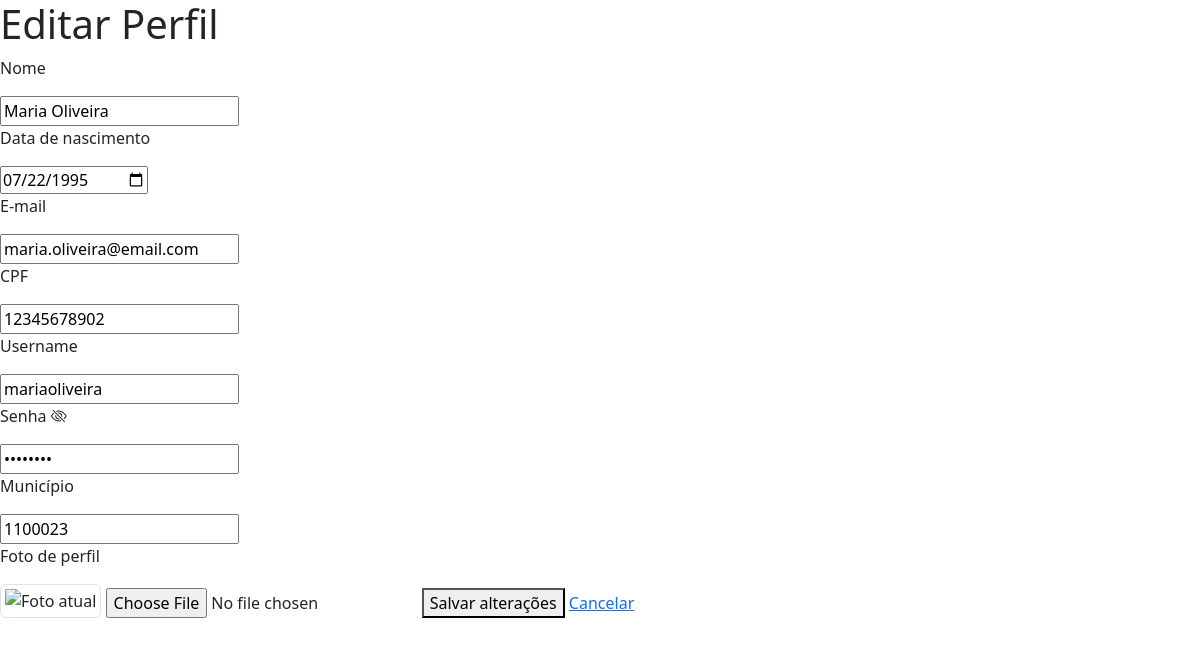
Screenshot of /formCadastro.php?id=2 (signed in) with the database file from the repository.
### tables this page shows
CREATE TABLE IF NOT EXISTS `usuarios` (
  `idUsuario` INT NOT NULL AUTO_INCREMENT,
  `nomeUsuario` VARCHAR(255) NOT NULL,
  `emailUsuario` VARCHAR(255) NOT NULL,
  `dataNascimentoUsuario` DATE NULL DEFAULT NULL,
  `cpfUsuario` CHAR(11) NULL DEFAULT NULL,
  `usernameUsuario` VARCHAR(255) NOT NULL,
  `senhaUsuario` VARCHAR(255) NOT NULL,
  `dataCriacao` DATETIME NULL DEFAULT CURRENT_TIMESTAMP,
  `municipio_codigo` INT NOT NULL,
  `fotoUsuario` VARCHAR(255) NULL DEFAULT NULL,

  PRIMARY KEY (`idUsuario`),

  UNIQUE INDEX `emailUsuario` (`emailUsuario` ASC),
  UNIQUE INDEX `usernameUsuario` (`usernameUsuario` ASC),
  UNIQUE INDEX `cpfUsuario` (`cpfUsuario` ASC),

  INDEX `fk_usuarios_municipios_idx` (`municipio_codigo` ASC),

  CONSTRAINT `fk_usuarios_municipios`
    FOREIGN KEY (`municipio_codigo`)
    REFERENCES `municipios` (`codigo`)

);

### html/formCadastro.php (the view, shortened to what this page needs)
<?php
require_once "./conexao.php";
if (isset($_GET['id'])) {
    $id = $_GET['id'];
    $sql = "SELECT * FROM usuarios WHERE idUsuario = ?";
    $comando = mysqli_prepare($conexao, $sql);
    mysqli_stmt_bind_param($comando, 'i', $id);
    mysqli_stmt_execute($comando);
    $resultados = mysqli_stmt_get_result($comando);
    $usuario = mysqli_fetch_assoc($resultados);
    $nome = $usuario['nomeUsuario'];
    $email = $usuario['emailUsuario'];
    $data_nascimento = $usuario['dataNascimentoUsuario'];
    $cpf = $usuario['cpfUsuario'];
    $username = $usuario ['usernameUsuario'];
    $senha = $usuario['senhaUsuario'];
    $municipio = $usuario['municipio_codigo'];
    $foto = $usuario['fotoUsuario'];
}
?>
<!DOCTYPE html>
<html lang="en">
<head>
    <link href="https://cdn.jsdelivr.net/npm/bootstrap@5.3.8/dist/css/bootstrap.min.css" rel="stylesheet">
    <link href="https://cdn.jsdelivr.net/npm/bootstrap-icons@1.11.3/font/bootstrap-icons.css" rel="stylesheet">
</head>
<body>
    <form action="salvarUsuario.php?id=<?php echo $id; ?>" method="POST" enctype="multipart/form-data">
        <h1>
        </h1>
        <p>Nome</p><input type="text" name="nome" value="<?php echo $nome; ?>">
        <p>Data de nascimento</p><input type="date" name="data_nascimento" value="<?php echo $data_nascimento; ?>">
        <p>E-mail</p><input type="email" name="email" value="<?php echo $email; ?>">
        <p>CPF</p><input type="text" name="cpf" value="<?php echo $cpf; ?>">
        <p>Username</p><input type="text" name="username" value="<?php echo $username; ?>">
        <p>Senha <i class="bi bi-eye-slash" id="toggleSenha"></i></p>
        <input type="password" name="senha" id="senha" value="<?= $senha ?>" required>
        <p>Município</p><input type="text" name="municipio" value="<?php echo $municipio; ?>">
        <?php
        if (isset($_GET['id'])) {
            echo "<p>Foto de perfil</p>
            <img src='../fotos/$foto'alt='Foto atual' class='img-thumbnail mb-2' width='120'>
            <input type='file' name='foto'>";
        } else {
            echo "<input type='file' name='foto'>";
        }
        ?>
        <button type="submit" id="submit">Salvar alterações</button>
        <?php if (isset($_GET['id'])) {
            echo "<a href='./usuarioConta.php?id=$id'>Cancelar</a>";
        } else {
            echo "<a href='./index.php?id=$id'>Cancelar</a>";
        }
        ?>
    </form>
</body>
</html>

### rows the page displays
usuarios: nome "Maria Oliveira", data_nascimento "07/22/1995", email "maria.oliveira@email.com", cpf "12345678902", username "mariaoliveira", municipio "1100023"
